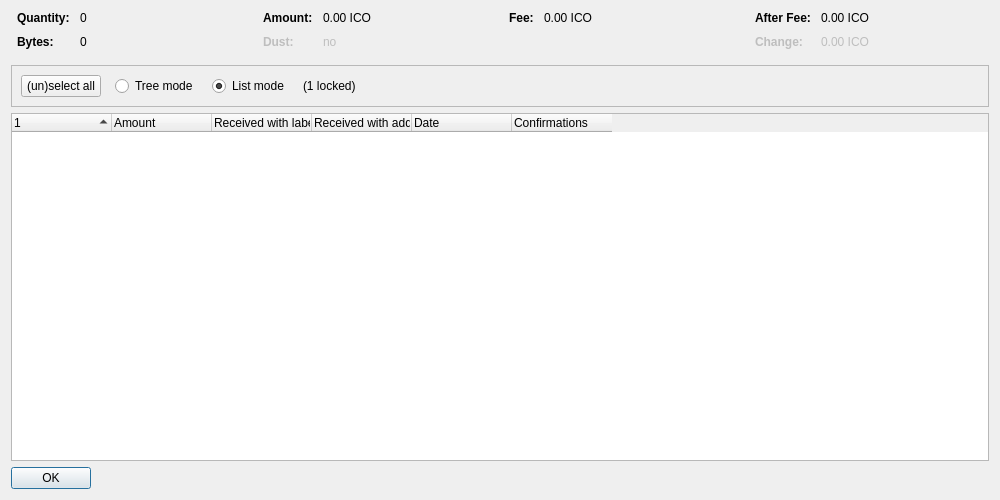
<?xml version="1.0" encoding="UTF-8"?>
<ui version="4.0">
 <class>CoinControlDialog</class>
 <widget class="QDialog" name="CoinControlDialog">
  <property name="geometry">
   <rect>
    <x>0</x>
    <y>0</y>
    <width>1000</width>
    <height>500</height>
   </rect>
  </property>
  <property name="windowTitle">
   <string>Coin Selection</string>
  </property>
  <layout class="QVBoxLayout" name="verticalLayout">
   <item>
    <layout class="QHBoxLayout" name="horizontalLayoutTop" stretch="0,0,0,0">
     <property name="topMargin">
      <number>0</number>
     </property>
     <property name="bottomMargin">
      <number>10</number>
     </property>
     <item>
      <layout class="QFormLayout" name="formLayoutCoinControl1">
       <property name="horizontalSpacing">
        <number>10</number>
       </property>
       <property name="verticalSpacing">
        <number>10</number>
       </property>
       <property name="leftMargin">
        <number>6</number>
       </property>
       <property name="rightMargin">
        <number>6</number>
       </property>
       <item row="0" column="0">
        <widget class="QLabel" name="labelCoinControlQuantityText">
         <property name="font">
          <font>
           <weight>75</weight>
           <bold>true</bold>
          </font>
         </property>
         <property name="text">
          <string>Quantity:</string>
         </property>
        </widget>
       </item>
       <item row="0" column="1">
        <widget class="QLabel" name="labelCoinControlQuantity">
         <property name="cursor">
          <cursorShape>IBeamCursor</cursorShape>
         </property>
         <property name="contextMenuPolicy">
          <enum>Qt::ActionsContextMenu</enum>
         </property>
         <property name="text">
          <string notr="true">0</string>
         </property>
         <property name="textInteractionFlags">
          <set>Qt::LinksAccessibleByMouse|Qt::TextSelectableByKeyboard|Qt::TextSelectableByMouse</set>
         </property>
        </widget>
       </item>
       <item row="1" column="0">
        <widget class="QLabel" name="labelCoinControlBytesText">
         <property name="font">
          <font>
           <weight>75</weight>
           <bold>true</bold>
          </font>
         </property>
         <property name="text">
          <string>Bytes:</string>
         </property>
        </widget>
       </item>
       <item row="1" column="1">
        <widget class="QLabel" name="labelCoinControlBytes">
         <property name="cursor">
          <cursorShape>IBeamCursor</cursorShape>
         </property>
         <property name="contextMenuPolicy">
          <enum>Qt::ActionsContextMenu</enum>
         </property>
         <property name="text">
          <string notr="true">0</string>
         </property>
         <property name="textInteractionFlags">
          <set>Qt::LinksAccessibleByMouse|Qt::TextSelectableByKeyboard|Qt::TextSelectableByMouse</set>
         </property>
        </widget>
       </item>
      </layout>
     </item>
     <item>
      <layout class="QFormLayout" name="formLayoutCoinControl2">
       <property name="horizontalSpacing">
        <number>10</number>
       </property>
       <property name="verticalSpacing">
        <number>10</number>
       </property>
       <property name="leftMargin">
        <number>6</number>
       </property>
       <property name="rightMargin">
        <number>6</number>
       </property>
       <item row="0" column="0">
        <widget class="QLabel" name="labelCoinControlAmountText">
         <property name="font">
          <font>
           <weight>75</weight>
           <bold>true</bold>
          </font>
         </property>
         <property name="text">
          <string>Amount:</string>
         </property>
        </widget>
       </item>
       <item row="0" column="1">
        <widget class="QLabel" name="labelCoinControlAmount">
         <property name="cursor">
          <cursorShape>IBeamCursor</cursorShape>
         </property>
         <property name="contextMenuPolicy">
          <enum>Qt::ActionsContextMenu</enum>
         </property>
         <property name="text">
          <string notr="true">0.00 ICO</string>
         </property>
         <property name="textInteractionFlags">
          <set>Qt::LinksAccessibleByMouse|Qt::TextSelectableByKeyboard|Qt::TextSelectableByMouse</set>
         </property>
        </widget>
       </item>
       <item row="1" column="0">
        <widget class="QLabel" name="labelCoinControlLowOutputText">
         <property name="enabled">
          <bool>false</bool>
         </property>
         <property name="font">
          <font>
           <weight>75</weight>
           <bold>true</bold>
          </font>
         </property>
         <property name="text">
          <string>Dust:</string>
         </property>
        </widget>
       </item>
       <item row="1" column="1">
        <widget class="QLabel" name="labelCoinControlLowOutput">
         <property name="enabled">
          <bool>false</bool>
         </property>
         <property name="cursor">
          <cursorShape>IBeamCursor</cursorShape>
         </property>
         <property name="contextMenuPolicy">
          <enum>Qt::ActionsContextMenu</enum>
         </property>
         <property name="text">
          <string notr="true">no</string>
         </property>
         <property name="textInteractionFlags">
          <set>Qt::LinksAccessibleByMouse|Qt::TextSelectableByKeyboard|Qt::TextSelectableByMouse</set>
         </property>
        </widget>
       </item>
      </layout>
     </item>
     <item>
      <layout class="QFormLayout" name="formLayoutCoinControl3">
       <property name="horizontalSpacing">
        <number>10</number>
       </property>
       <property name="verticalSpacing">
        <number>10</number>
       </property>
       <property name="leftMargin">
        <number>6</number>
       </property>
       <property name="rightMargin">
        <number>6</number>
       </property>
       <item row="0" column="0">
        <widget class="QLabel" name="labelCoinControlFeeText">
         <property name="font">
          <font>
           <weight>75</weight>
           <bold>true</bold>
          </font>
         </property>
         <property name="text">
          <string>Fee:</string>
         </property>
        </widget>
       </item>
       <item row="0" column="1">
        <widget class="QLabel" name="labelCoinControlFee">
         <property name="cursor">
          <cursorShape>IBeamCursor</cursorShape>
         </property>
         <property name="contextMenuPolicy">
          <enum>Qt::ActionsContextMenu</enum>
         </property>
         <property name="text">
          <string notr="true">0.00 ICO</string>
         </property>
         <property name="textInteractionFlags">
          <set>Qt::LinksAccessibleByMouse|Qt::TextSelectableByKeyboard|Qt::TextSelectableByMouse</set>
         </property>
        </widget>
       </item>
      </layout>
     </item>
     <item>
      <layout class="QFormLayout" name="formLayoutCoinControl4">
       <property name="horizontalSpacing">
        <number>10</number>
       </property>
       <property name="verticalSpacing">
        <number>10</number>
       </property>
       <property name="leftMargin">
        <number>6</number>
       </property>
       <property name="rightMargin">
        <number>6</number>
       </property>
       <item row="0" column="0">
        <widget class="QLabel" name="labelCoinControlAfterFeeText">
         <property name="font">
          <font>
           <weight>75</weight>
           <bold>true</bold>
          </font>
         </property>
         <property name="text">
          <string>After Fee:</string>
         </property>
        </widget>
       </item>
       <item row="0" column="1">
        <widget class="QLabel" name="labelCoinControlAfterFee">
         <property name="cursor">
          <cursorShape>IBeamCursor</cursorShape>
         </property>
         <property name="contextMenuPolicy">
          <enum>Qt::ActionsContextMenu</enum>
         </property>
         <property name="text">
          <string notr="true">0.00 ICO</string>
         </property>
         <property name="textInteractionFlags">
          <set>Qt::LinksAccessibleByMouse|Qt::TextSelectableByKeyboard|Qt::TextSelectableByMouse</set>
         </property>
        </widget>
       </item>
       <item row="1" column="0">
        <widget class="QLabel" name="labelCoinControlChangeText">
         <property name="enabled">
          <bool>false</bool>
         </property>
         <property name="font">
          <font>
           <weight>75</weight>
           <bold>true</bold>
          </font>
         </property>
         <property name="text">
          <string>Change:</string>
         </property>
        </widget>
       </item>
       <item row="1" column="1">
        <widget class="QLabel" name="labelCoinControlChange">
         <property name="enabled">
          <bool>false</bool>
         </property>
         <property name="cursor">
          <cursorShape>IBeamCursor</cursorShape>
         </property>
         <property name="contextMenuPolicy">
          <enum>Qt::ActionsContextMenu</enum>
         </property>
         <property name="text">
          <string notr="true">0.00 ICO</string>
         </property>
         <property name="textInteractionFlags">
          <set>Qt::LinksAccessibleByMouse|Qt::TextSelectableByKeyboard|Qt::TextSelectableByMouse</set>
         </property>
        </widget>
       </item>
      </layout>
     </item>
    </layout>
   </item>
   <item>
    <widget class="QFrame" name="frame">
     <property name="minimumSize">
      <size>
       <width>0</width>
       <height>40</height>
      </size>
     </property>
     <property name="frameShape">
      <enum>QFrame::StyledPanel</enum>
     </property>
     <property name="frameShadow">
      <enum>QFrame::Sunken</enum>
     </property>
     <layout class="QHBoxLayout" name="horizontalLayout">
      <item>
       <layout class="QHBoxLayout" name="horizontalLayoutPanel" stretch="0,0,0,0,0">
        <property name="spacing">
         <number>14</number>
        </property>
        <item>
         <widget class="QPushButton" name="pushButtonSelectAll">
          <property name="sizePolicy">
           <sizepolicy hsizetype="Maximum" vsizetype="Fixed">
            <horstretch>0</horstretch>
            <verstretch>0</verstretch>
           </sizepolicy>
          </property>
          <property name="text">
           <string>(un)select all</string>
          </property>
          <property name="autoDefault">
           <bool>false</bool>
          </property>
         </widget>
        </item>
        <item>
         <widget class="QRadioButton" name="radioTreeMode">
          <property name="sizePolicy">
           <sizepolicy hsizetype="Maximum" vsizetype="Fixed">
            <horstretch>0</horstretch>
            <verstretch>0</verstretch>
           </sizepolicy>
          </property>
          <property name="text">
           <string>Tree mode</string>
          </property>
         </widget>
        </item>
        <item>
         <widget class="QRadioButton" name="radioListMode">
          <property name="sizePolicy">
           <sizepolicy hsizetype="Maximum" vsizetype="Fixed">
            <horstretch>0</horstretch>
            <verstretch>0</verstretch>
           </sizepolicy>
          </property>
          <property name="text">
           <string>List mode</string>
          </property>
          <property name="checked">
           <bool>true</bool>
          </property>
         </widget>
        </item>
        <item>
         <widget class="QLabel" name="labelLocked">
          <property name="text">
           <string notr="true">(1 locked)</string>
          </property>
         </widget>
        </item>
        <item>
         <spacer name="horizontalSpacer">
          <property name="orientation">
           <enum>Qt::Horizontal</enum>
          </property>
          <property name="sizeHint" stdset="0">
           <size>
            <width>40</width>
            <height>20</height>
           </size>
          </property>
         </spacer>
        </item>
       </layout>
      </item>
     </layout>
    </widget>
   </item>
   <item>
    <widget class="CoinControlTreeWidget" name="treeWidget">
     <property name="contextMenuPolicy">
      <enum>Qt::CustomContextMenu</enum>
     </property>
     <property name="sortingEnabled">
      <bool>false</bool>
     </property>
     <property name="columnCount">
      <number>6</number>
     </property>
     <attribute name="headerShowSortIndicator" stdset="0">
      <bool>true</bool>
     </attribute>
     <attribute name="headerStretchLastSection">
      <bool>false</bool>
     </attribute>
     <column>
      <property name="text">
       <string/>
      </property>
     </column>
     <column>
      <property name="text">
       <string>Amount</string>
      </property>
     </column>
     <column>
      <property name="text">
       <string>Received with label</string>
      </property>
     </column>
     <column>
      <property name="text">
       <string>Received with address</string>
      </property>
     </column>
     <column>
      <property name="text">
       <string>Date</string>
      </property>
     </column>
     <column>
      <property name="text">
       <string>Confirmations</string>
      </property>
      <property name="toolTip">
       <string>Confirmed</string>
      </property>
     </column>
     <column>
      <property name="text">
       <string/>
      </property>
     </column>
     <column>
      <property name="text">
       <string/>
      </property>
     </column>
     <column>
      <property name="text">
       <string/>
      </property>
     </column>
     <column>
      <property name="text">
       <string/>
      </property>
     </column>
    </widget>
   </item>
   <item>
    <widget class="QDialogButtonBox" name="buttonBox">
     <property name="sizePolicy">
      <sizepolicy hsizetype="Maximum" vsizetype="Fixed">
       <horstretch>0</horstretch>
       <verstretch>0</verstretch>
      </sizepolicy>
     </property>
     <property name="orientation">
      <enum>Qt::Horizontal</enum>
     </property>
     <property name="standardButtons">
      <set>QDialogButtonBox::Ok</set>
     </property>
    </widget>
   </item>
  </layout>
 </widget>
 <customwidgets>
  <customwidget>
   <class>CoinControlTreeWidget</class>
   <extends>QTreeWidget</extends>
   <header>qt/coincontroltreewidget.h</header>
  </customwidget>
 </customwidgets>
 <resources/>
 <connections/>
</ui>
